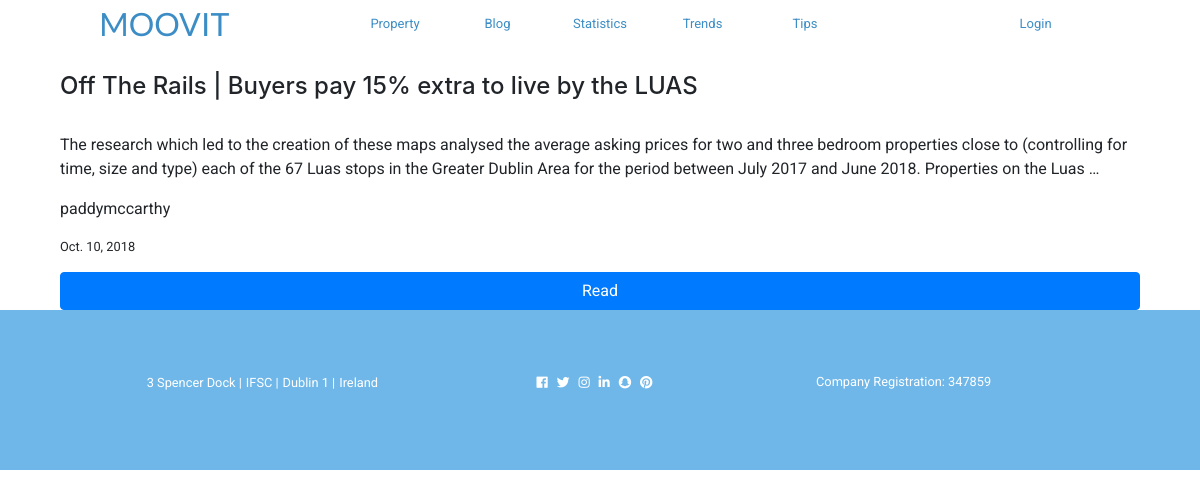
/posts/, run on the app's committed database.
### posts/models.py (models this page shows, shortened)
class Post(models.Model):
    title = models.CharField(max_length=200)
    content = models.TextField(default=None, null=False, blank=True)
    author = models.ForeignKey(User, on_delete=models.CASCADE)
    publish_date = models.DateField(auto_created=True, default=None, null=True, blank=False)
    class Meta:
        ordering = ['-publish_date']

### posts/views.py (the view)
# urls.py: path('', views.PostListView.as_view(), name='post_list'),
class PostListView(ListView):
    model = Post
    template_name = 'posts/post_list.html'

### templates/posts/post_list.html
{% extends 'base_generic.html' %}
{% block content %}
    {% for post in post_list %}
        <h4>{{ post.title }}</h4><br>
        <p>{{ post.content | truncatechars:300 }}</p>
        <p>{{ post.author }}</p>
        <p><small>{{ post.publish_date }}</small></p>
        <a href="{{ post.id }}" class="btn btn-primary">Read</a>
    {% endfor %}
{% endblock %}

### static/css/styles.css (style rules this page uses)
p { font-family: 'Roboto'; }
a { font-family: Roboto; }

### data on the page
Post: title "Off The Rails | Buyers pay 15% extra to live by the LUAS", content "The research which led to the creation of these maps analysed the average asking prices for two and three bedroom properties close to (controlling for time, size and type) each of the 67 Luas stops in the Greater Dublin Area for the period between July 2017 and June 2018. Properties on the Luas …", author "paddymccarthy", publish_date "Oct. 10, 2018"
